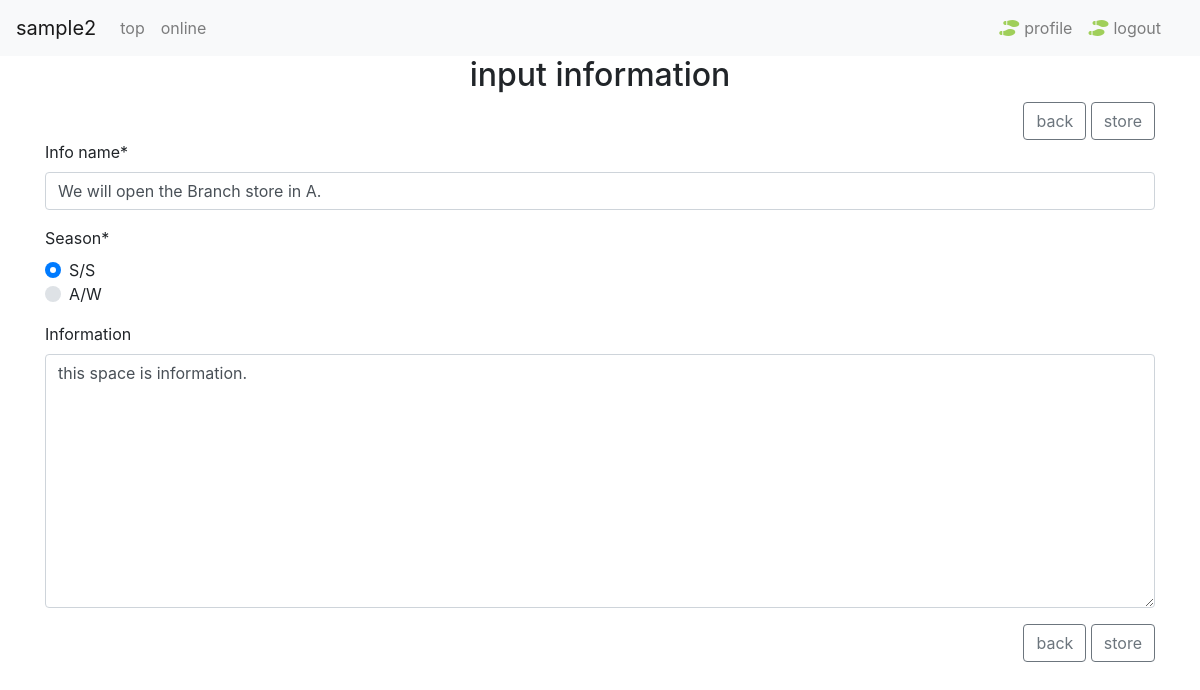
Screenshot of /app/info_update/1/ (signed in) with the database file from the repository.
### app/models.py (models this page shows)
class Info(models.Model):
    SEX_CHOICES = ((1, 'S/S'), (2, 'A/W'))
    name = models.CharField( verbose_name='info name', max_length=200)
    season = models.IntegerField( verbose_name='season', choices=SEX_CHOICES, default=1)
    info = models.TextField( verbose_name='information', max_length=300, blank=True, null=True)
    created_at = models.DateTimeField( verbose_name='registlation date', auto_now_add=True)

### app/views.py (the view)
# urls.py: path('info_update/<int:pk>/', InfoUpdateView.as_view(), name='info_update'),
class InfoUpdateView(LoginRequiredMixin, UpdateView):
    model = Info
    form_class = InfoForm
    success_url = reverse_lazy('')

### app/forms.py
class InfoForm(forms.ModelForm):
    class Meta:
        model = Info
        fields = ('name','season','info')
        widgets = {
                    'name': forms.TextInput(attrs={'placeholder':'for example：AirLight-20'}),
                    'season': forms.RadioSelect(),
                    'info': forms.Textarea(),
                  }

### app/templates/app/info_form.html (shortened to what this page needs)
{% extends "./_base.html" %}
{% load crispy_forms_tags %}
{% block content %}
<div class="container">
    <div class="row">
        <div class="col-12">
            <h2 class="text-center">input information</h2>
        </div>
    </div>
    <div class="row">
        <div class="col-12">
            <div class="float-right">
                <a class="btn btn-outline-secondary" href="{% url '' %}">back</a>
                <a class="btn btn-outline-secondary save" href="#">store</a>
            </div>
        </div>
    </div>
    <div class="row">
        <div class="col-12">
            <form method="post" enctype="multipart/form-data" id="myform" multiple="">
                {%crispy form%}
            </form>
        </div>
    </div>
    <div class="row">
        <div class="col-12">
            <div class="float-right">
                <a class="btn btn-outline-secondary" href="{% url '' %}">back</a>
                <a class="btn btn-outline-secondary save" href="#">store</a>
            </div>
        </div>
    </div>
</div>
{% endblock %}

### rows the page displays
Info: name "We will open the Branch store in A.", info "this space is information."
